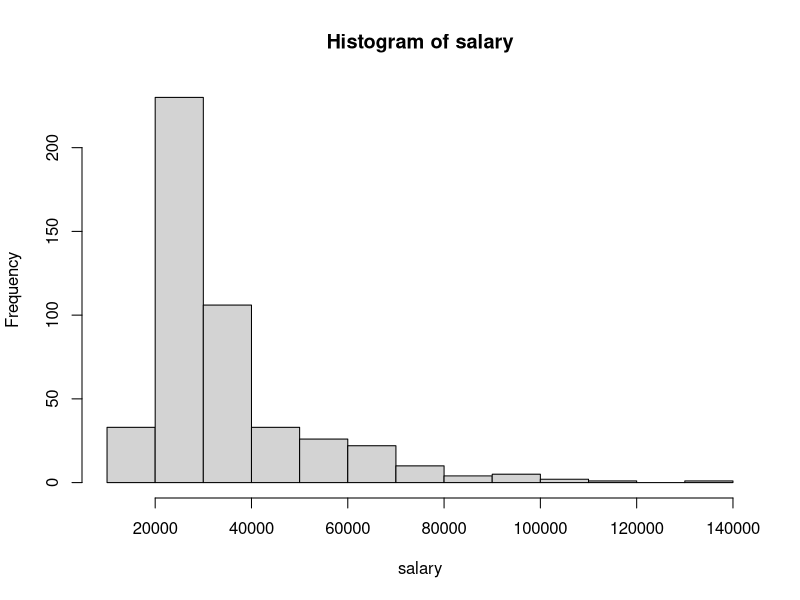
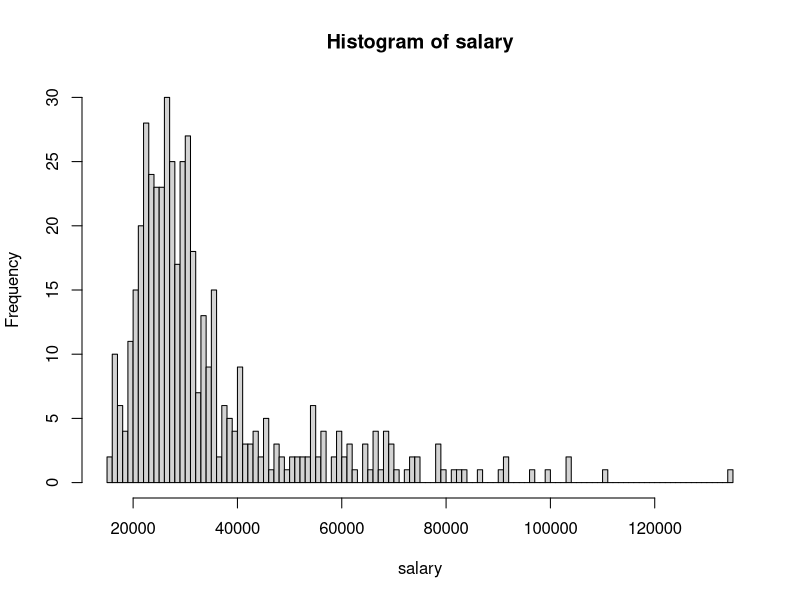
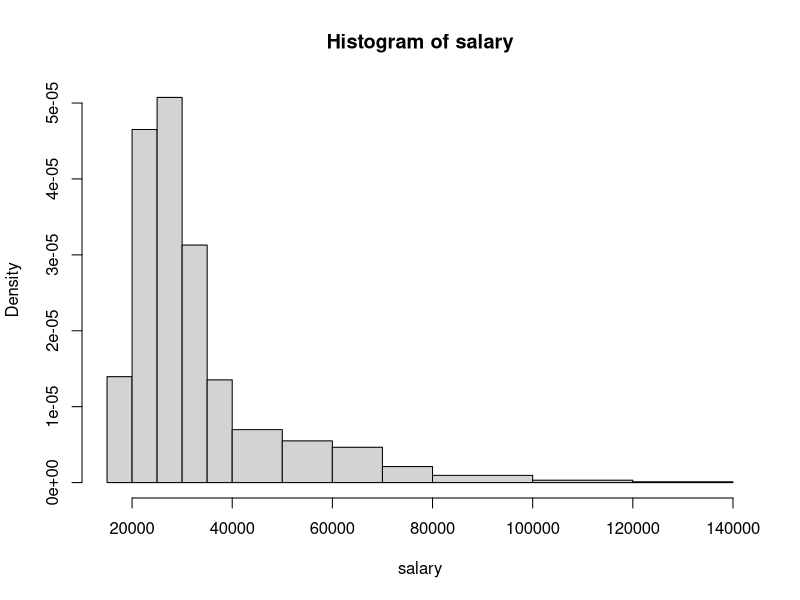
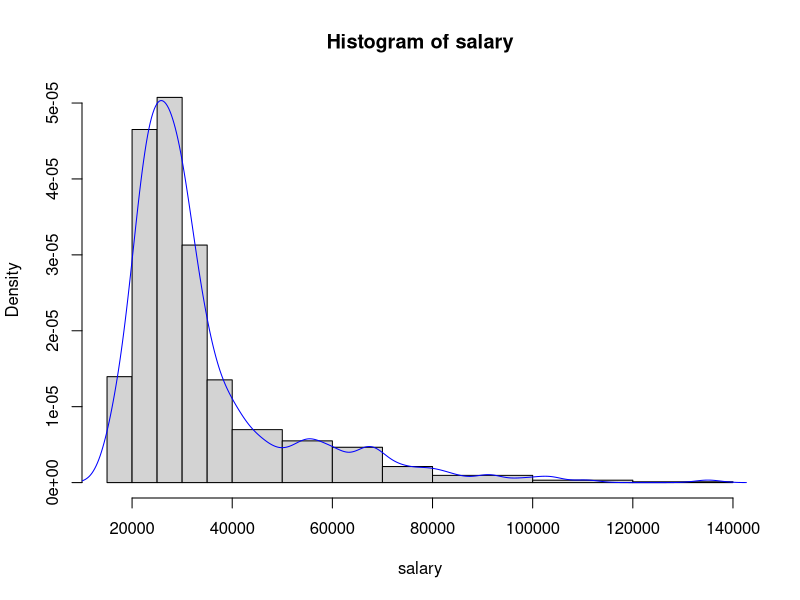
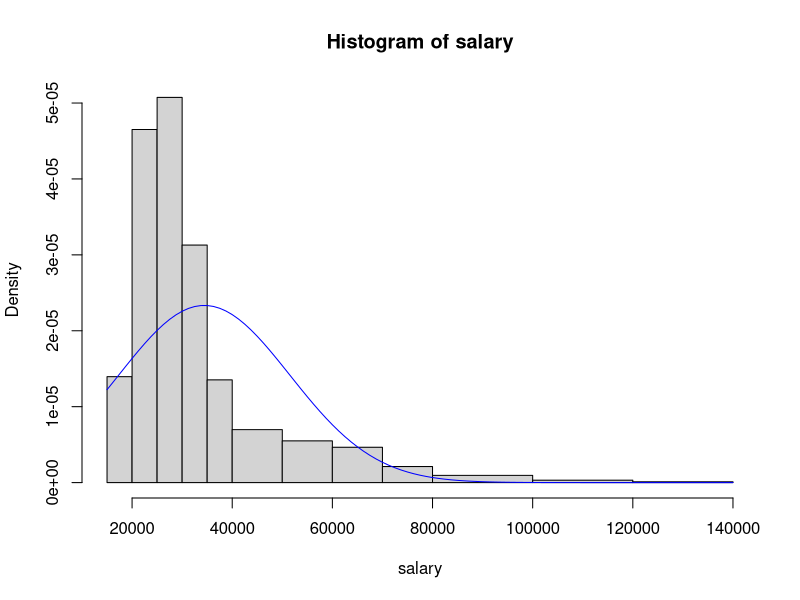
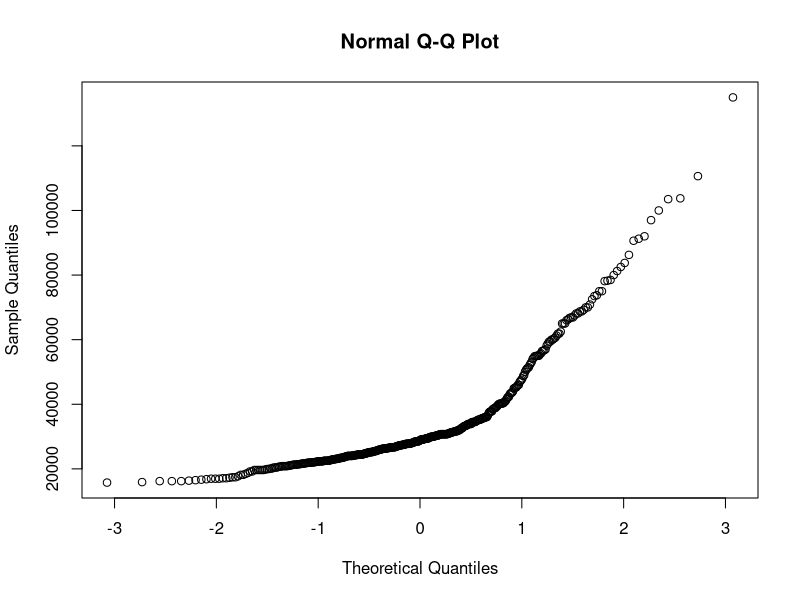
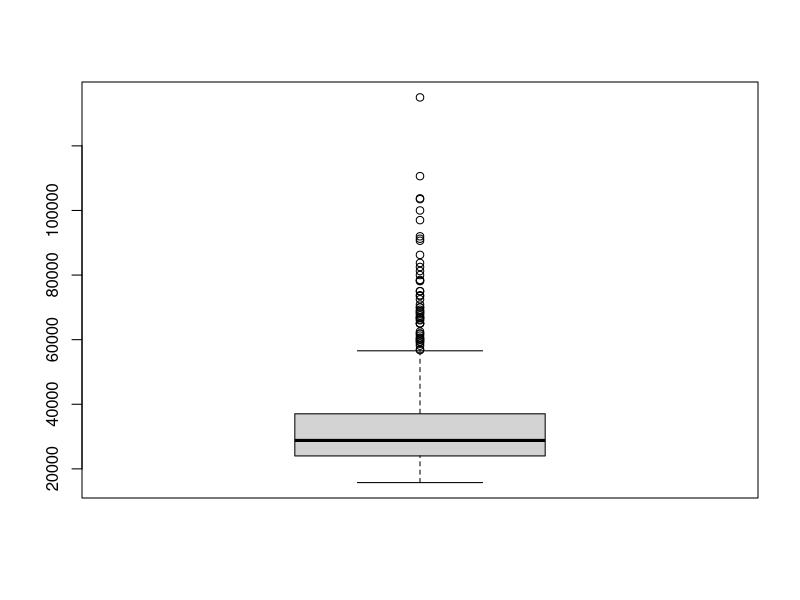
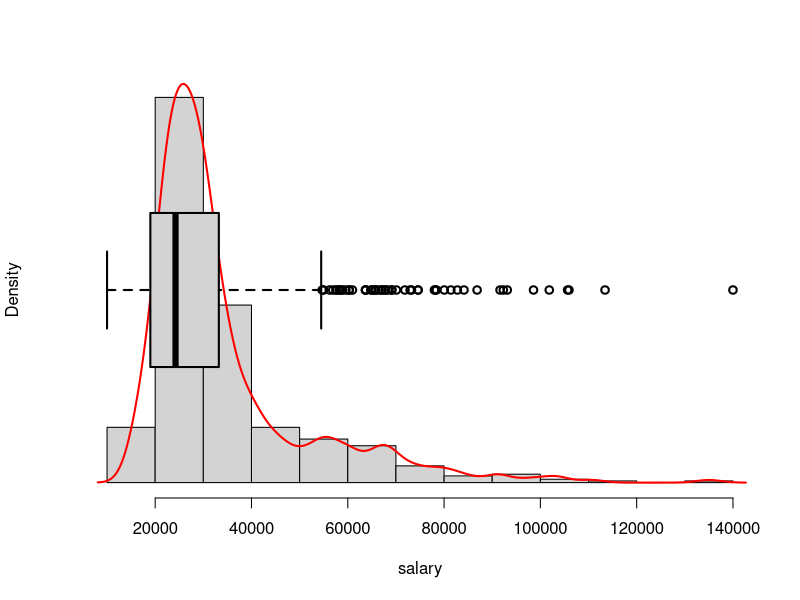

Reproduce these figures in R, in order.
## ---- chunk 1
employees <- read.table("Employee.txt", header = TRUE, sep = " ", as.is = NA)
## ---- chunk 2
str(employees)
## ---- chunk 3
employees <- within(employees, {
    gender <- factor(gender, labels = c("female", "male"))
})
str(employees)
## ---- chunk 4
attach(employees)
## ---- chunk 5
hist(salary)
## ---- chunk 6
res <- hist(salary, plot = FALSE)
res
## ---- chunk 7
hist(salary, breaks = 100)
## ---- chunk 8
x1 <- seq(15000, 40000, by = 5000)
x2 <- seq(50000, 80000, by = 10000)
x3 <- seq(100000, 140000, by = 20000)
hist(salary, breaks = c(x1, x2, x3))
## ---- chunk 9
hist(salary,breaks=c(x1,x2,x3))
lines(density(salary),col='blue')
## ---- chunk 10
distribucion <- dnorm(salary, mean = mean(salary), sd = sd(salary))
hist(salary, breaks = c(x1, x2, x3))
curve(dnorm(x, mean = mean(salary), sd = sd(salary)), col = 'blue', add = TRUE)
## ---- chunk 11
qqnorm(salary)
## ---- chunk 12
ks.test(salary,pnorm,mean=mean(salary),sd=sd(salary))
## ---- chunk 13
shapiro.test(salary)
## ---- chunk 14
boxplot(salary)
## ---- chunk 15
summary(salary)
## ---- chunk 16
hist(salary,probability=TRUE,main="",axes=FALSE)
axis(1)
lines(density(salary),col='red',lwd=2)
par(new=TRUE) ## Para que el próximo gráfico se superponga al anterior
boxplot(salary,horizontal=TRUE, axes=FALSE,lwd=2)
## ---- chunk 17
boxplot(salary~gender)
boxplot(salary~minority)
boxplot(salary~jobcat)

# A continuación salario con una doble clasificación
boxplot(salary~gender*jobcat)
## ---- chunk 18
boxplot(startsal~gender)
boxplot(startsal~minority)
boxplot(startsal~jobcat)
boxplot(startsal~gender*jobcat)
## ---- chunk 19
boxplot(age~gender)
boxplot(age~minority)
boxplot(age~jobcat)
boxplot(age~gender*jobcat)
## ---- chunk 20
plot(startsal,salary)
## ---- chunk 21
mod <- lm(salary~startsal)
mod
## ---- chunk 22
plot(startsal, salary)
abline(mod, col = "blue")
## ---- chunk 23
summary(mod)
## ---- chunk 24
mod<-lm(salary~age)
mod
## ---- chunk 25
plot(age, salary)
abline(mod, col = 'blue')
## ---- chunk 26
summary(mod)
## ---- chunk 27
mod <- lm(salary~edu)
mod
## ---- chunk 28
plot(edu, salary)
abline(mod, col = 'blue')
## ---- chunk 29
summary(mod)
